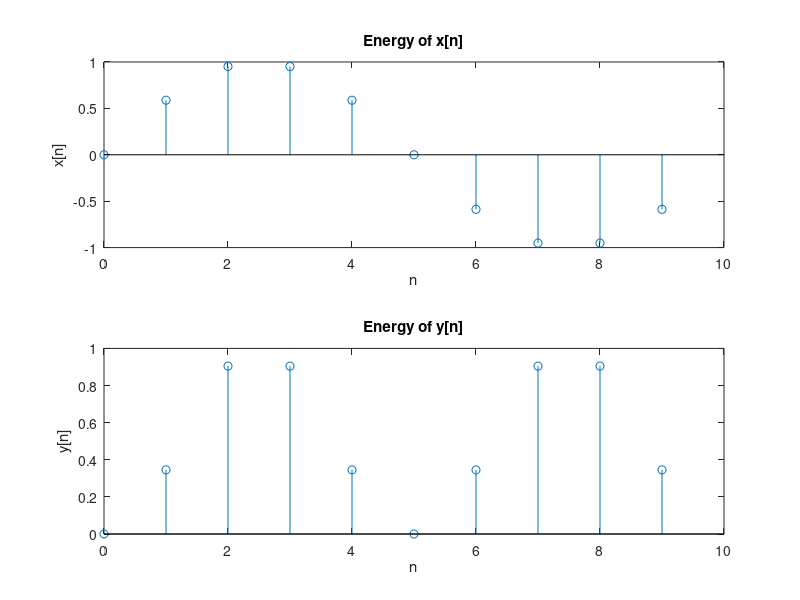

Write MATLAB code to recreate this figure.
% Nicholas Kawwas (40124338)
% ELEC 342 UK-X Lab 2 - Question 1b
% Calculate Total Energy for Sinusoidal Signal

clc;
clear all;
close all;
 
n=0:9;
x=sin((2*pi)/10*n);
y=x.^2;
 
xEnergy = 0;
yEnergy = 0;
 
for i=x
    xEnergy = xEnergy + i.^2;
end
 
for j=y
    yEnergy = yEnergy + j.^2;
end
 
disp(xEnergy)
disp(yEnergy)
 
subplot(2,1,1)
stem(n, x)
xlabel('n')
ylabel('x[n]')
title('Energy of x[n]')
 
subplot(2,1,2)
stem(n, y)
xlabel('n')
ylabel('y[n]')
title('Energy of y[n]')
